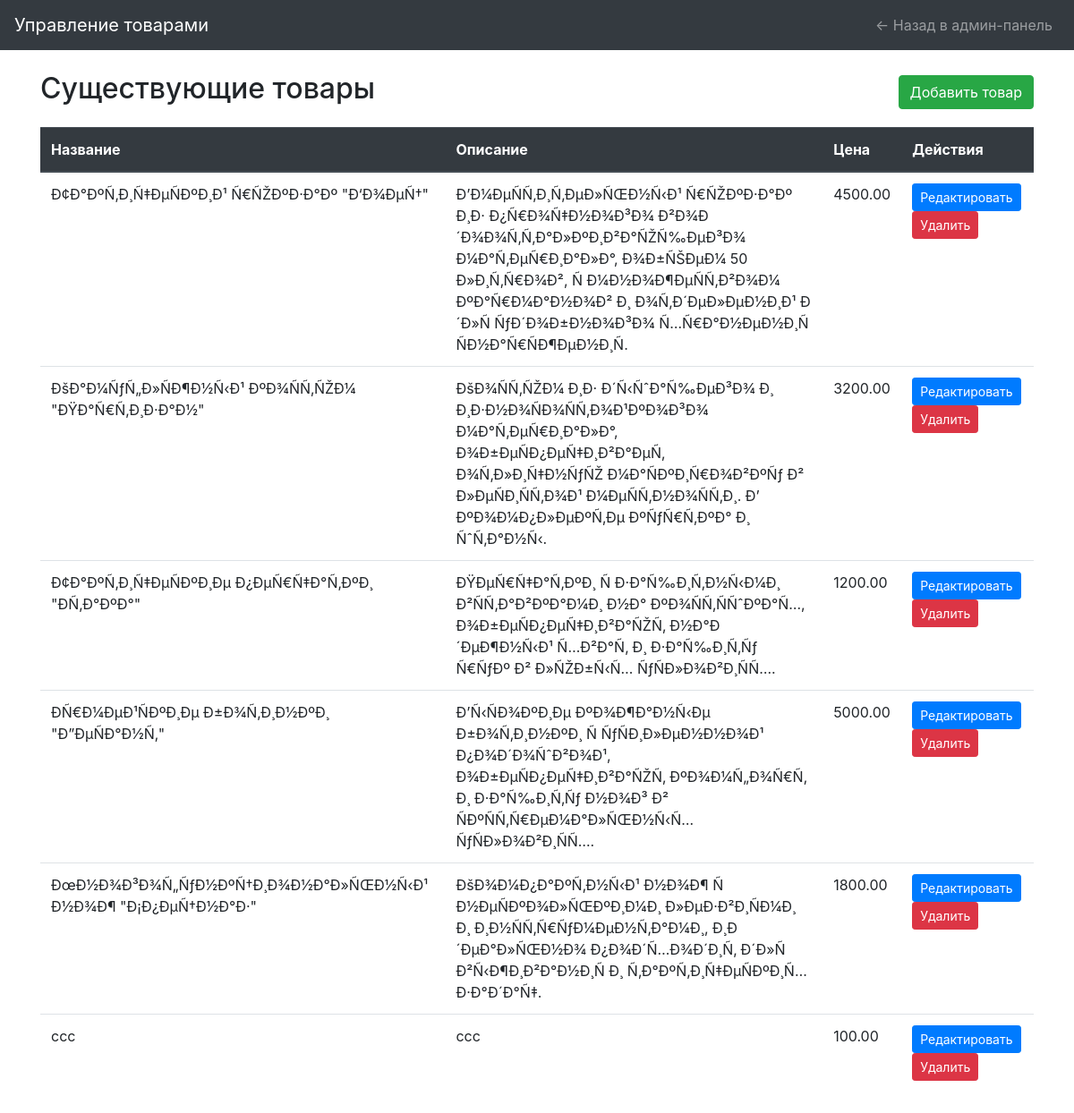
Page /assets/pages/admin/manage_products.php (signed in) on the committed database.
### tables this page shows
CREATE TABLE `products` (
  `id` int(11) NOT NULL,
  `name` varchar(255) NOT NULL,
  `description` text,
  `price` decimal(10,2) NOT NULL,
  `image` varchar(255) DEFAULT NULL
);

### assets/pages/admin/manage_products.php (the view, shortened to what this page needs)
<?php
include '../../pages/system_files/db_connect.php';
$query = "SELECT * FROM products";
$result = $conn->query($query);
?>
<!DOCTYPE html>
<html lang="ru">
<head>
    <link rel="stylesheet" href="https://stackpath.bootstrapcdn.com/bootstrap/4.5.2/css/bootstrap.min.css">
</head>
<body>
<nav class="navbar navbar-expand-lg navbar-dark bg-dark">
    <a class="navbar-brand" href="#">Управление товарами</a>
    <div class="collapse navbar-collapse" id="navbarNavAltMarkup">
        <div class="navbar-nav ml-auto">
            <a class="nav-link" href="../admin/admin.php">&larr; Назад в админ-панель</a>
        </div>
    </div>
</nav>
<div class="container mt-4">
    <div class="d-flex justify-content-between align-items-center mb-3">
        <h2>Существующие товары</h2>
        <button type="button" class="btn btn-success" data-toggle="modal" data-target="#addProductModal">
            Добавить товар
        </button>
    </div>
    <table class="table table-hover">
        <thead class="thead-dark">
        <tr>
            <th>Название</th>
            <th>Описание</th>
            <th>Цена</th>
            <th>Действия</th>
        </tr>
        </thead>
        <tbody>
        <?php while ($row = $result->fetch_assoc()): ?>
            <tr>
                <td><?php echo htmlspecialchars($row['name']); ?></td>
                <td><?php echo htmlspecialchars($row['description']); ?></td>
                <td><?php echo htmlspecialchars($row['price']); ?></td>
                <td>
                    <button class="btn btn-primary btn-sm btn-edit" data-id="<?php echo $row['id']; ?>"
                            data-name="<?php echo htmlspecialchars($row['name']); ?>"
                            data-description="<?php echo htmlspecialchars($row['description']); ?>"
                            data-price="<?php echo htmlspecialchars($row['price']); ?>"
                            data-image="<?php echo htmlspecialchars($row['image']); ?>">Редактировать</button>
                    <a href="../tools/delete_product.php?id=<?php echo $row['id']; ?>"
                       class="btn btn-danger btn-sm">Удалить</a>
                </td>
            </tr>
        <?php endwhile; ?>
        </tbody>
    </table>
</div>
</body>
</html>

### rows in the picture
products: name "Ð¢Ð°ÐºÑ‚Ð¸Ñ‡ÐµÑÐºÐ¸Ð¹ Ñ€ÑŽÐºÐ·Ð°Ðº \"Ð‘Ð¾ÐµÑ†\"", description "Ð’Ð¼ÐµÑÑ‚Ð¸Ñ‚ÐµÐ»ÑŒÐ½Ñ‹Ð¹ Ñ€ÑŽÐºÐ·Ð°Ðº Ð¸Ð· Ð¿Ñ€Ð¾Ñ‡Ð½Ð¾Ð³Ð¾ Ð²Ð¾Ð´Ð¾Ð¾Ñ‚Ñ‚Ð°Ð»ÐºÐ¸Ð²Ð°ÑŽÑ‰ÐµÐ³Ð¾ Ð¼Ð°Ñ‚ÐµÑ€Ð¸Ð°Ð»Ð°, Ð¾Ð±ÑŠÐµÐ¼ 50 Ð»Ð¸Ñ‚Ñ€Ð¾Ð², Ñ Ð¼Ð½Ð¾Ð¶ÐµÑÑ‚Ð²Ð¾Ð¼ ÐºÐ°Ñ€Ð¼Ð°Ð½Ð¾Ð² Ð¸ Ð¾Ñ‚Ð´ÐµÐ»ÐµÐ½Ð¸Ð¹ Ð´Ð»Ñ ÑƒÐ´Ð¾Ð±Ð½Ð¾Ð³Ð¾ Ñ…Ñ€Ð°Ð½ÐµÐ½Ð¸Ñ ÑÐ½Ð°Ñ€ÑÐ¶ÐµÐ½Ð¸Ñ.", price "4500.00"
products: name "ÐšÐ°Ð¼ÑƒÑ„Ð»ÑÐ¶Ð½Ñ‹Ð¹ ÐºÐ¾ÑÑ‚ÑŽÐ¼ \"ÐŸÐ°Ñ€Ñ‚Ð¸Ð·Ð°Ð½\"", description "ÐšÐ¾ÑÑ‚ÑŽÐ¼ Ð¸Ð· Ð´Ñ‹ÑˆÐ°Ñ‰ÐµÐ³Ð¾ Ð¸ Ð¸Ð·Ð½Ð¾ÑÐ¾ÑÑ‚Ð¾Ð¹ÐºÐ¾Ð³Ð¾ Ð¼Ð°Ñ‚ÐµÑ€Ð¸Ð°Ð»Ð°, Ð¾Ð±ÐµÑÐ¿ÐµÑ‡Ð¸Ð²Ð°ÐµÑ‚ Ð¾Ñ‚Ð»Ð¸Ñ‡Ð½ÑƒÑŽ Ð¼Ð°ÑÐºÐ¸Ñ€Ð¾Ð²ÐºÑƒ Ð² Ð»ÐµÑÐ¸ÑÑ‚Ð¾Ð¹ Ð¼ÐµÑÑ‚Ð½Ð¾ÑÑ‚Ð¸. Ð’ ÐºÐ¾Ð¼Ð¿Ð»ÐµÐºÑ‚Ðµ ÐºÑƒÑ€Ñ‚ÐºÐ° Ð¸ ÑˆÑ‚Ð°Ð½Ñ‹.", price "3200.00"
products: name "Ð¢Ð°ÐºÑ‚Ð¸Ñ‡ÐµÑÐºÐ¸Ðµ Ð¿ÐµÑ€Ñ‡Ð°Ñ‚ÐºÐ¸ \"ÐÑ‚Ð°ÐºÐ°\"", description "ÐŸÐµÑ€Ñ‡Ð°Ñ‚ÐºÐ¸ Ñ Ð·Ð°Ñ‰Ð¸Ñ‚Ð½Ñ‹Ð¼Ð¸ Ð²ÑÑ‚Ð°Ð²ÐºÐ°Ð¼Ð¸ Ð½Ð° ÐºÐ¾ÑÑ‚ÑÑˆÐºÐ°Ñ…, Ð¾Ð±ÐµÑÐ¿ÐµÑ‡Ð¸Ð²Ð°ÑŽÑ‚ Ð½Ð°Ð´ÐµÐ¶Ð½Ñ‹Ð¹ Ñ…Ð²Ð°Ñ‚ Ð¸ Ð·Ð°Ñ‰Ð¸Ñ‚Ñƒ Ñ€ÑƒÐº Ð² Ð»ÑŽÐ±Ñ‹Ñ… ÑƒÑÐ»Ð¾Ð²Ð¸ÑÑ….", price "1200.00"
products: name "ÐÑ€Ð¼ÐµÐ¹ÑÐºÐ¸Ðµ Ð±Ð¾Ñ‚Ð¸Ð½ÐºÐ¸ \"Ð”ÐµÑÐ°Ð½Ñ‚\"", description "Ð’Ñ‹ÑÐ¾ÐºÐ¸Ðµ ÐºÐ¾Ð¶Ð°Ð½Ñ‹Ðµ Ð±Ð¾Ñ‚Ð¸Ð½ÐºÐ¸ Ñ ÑƒÑÐ¸Ð»ÐµÐ½Ð½Ð¾Ð¹ Ð¿Ð¾Ð´Ð¾ÑˆÐ²Ð¾Ð¹, Ð¾Ð±ÐµÑÐ¿ÐµÑ‡Ð¸Ð²Ð°ÑŽÑ‚ ÐºÐ¾Ð¼Ñ„Ð¾Ñ€Ñ‚ Ð¸ Ð·Ð°Ñ‰Ð¸Ñ‚Ñƒ Ð½Ð¾Ð³ Ð² ÑÐºÑÑ‚Ñ€ÐµÐ¼Ð°Ð»ÑŒÐ½Ñ‹Ñ… ÑƒÑÐ»Ð¾Ð²Ð¸ÑÑ….", price "5000.00"
products: name "ÐœÐ½Ð¾Ð³Ð¾Ñ„ÑƒÐ½ÐºÑ†Ð¸Ð¾Ð½Ð°Ð»ÑŒÐ½Ñ‹Ð¹ Ð½Ð¾Ð¶ \"Ð¡Ð¿ÐµÑ†Ð½Ð°Ð·\"", description "ÐšÐ¾Ð¼Ð¿Ð°ÐºÑ‚Ð½Ñ‹Ð¹ Ð½Ð¾Ð¶ Ñ Ð½ÐµÑÐºÐ¾Ð»ÑŒÐºÐ¸Ð¼Ð¸ Ð»ÐµÐ·Ð²Ð¸ÑÐ¼Ð¸ Ð¸ Ð¸Ð½ÑÑ‚Ñ€ÑƒÐ¼ÐµÐ½Ñ‚Ð°Ð¼Ð¸, Ð¸Ð´ÐµÐ°Ð»ÑŒÐ½Ð¾ Ð¿Ð¾Ð´Ñ…Ð¾Ð´Ð¸Ñ‚ Ð´Ð»Ñ Ð²Ñ‹Ð¶Ð¸Ð²Ð°Ð½Ð¸Ñ Ð¸ Ñ‚Ð°ÐºÑ‚Ð¸Ñ‡ÐµÑÐºÐ¸Ñ… Ð·Ð°Ð´Ð°Ñ‡.", price "1800.00"
products: name "ccc", description "ccc", price "100.00"
